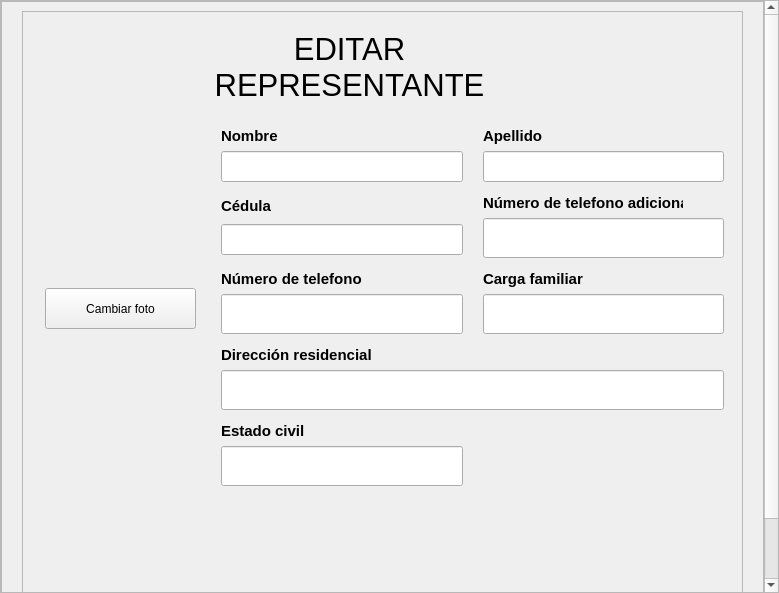
<?xml version="1.0" encoding="UTF-8"?>
<ui version="4.0">
 <class>VentanaEditarRepresentante</class>
 <widget class="QWidget" name="VentanaEditarRepresentante">
  <property name="windowModality">
   <enum>Qt::ApplicationModal</enum>
  </property>
  <property name="geometry">
   <rect>
    <x>0</x>
    <y>0</y>
    <width>779</width>
    <height>593</height>
   </rect>
  </property>
  <property name="minimumSize">
   <size>
    <width>752</width>
    <height>497</height>
   </size>
  </property>
  <property name="windowTitle">
   <string>Editar Representante</string>
  </property>
  <property name="styleSheet">
   <string notr="true"/>
  </property>
  <layout class="QVBoxLayout" name="verticalLayout">
   <property name="spacing">
    <number>0</number>
   </property>
   <property name="leftMargin">
    <number>0</number>
   </property>
   <property name="topMargin">
    <number>0</number>
   </property>
   <property name="rightMargin">
    <number>0</number>
   </property>
   <property name="bottomMargin">
    <number>0</number>
   </property>
   <item>
    <widget class="QScrollArea" name="scrollArea">
     <property name="widgetResizable">
      <bool>true</bool>
     </property>
     <widget class="QWidget" name="scrollAreaWidgetContents">
      <property name="geometry">
       <rect>
        <x>0</x>
        <y>-70</y>
        <width>760</width>
        <height>661</height>
       </rect>
      </property>
      <layout class="QVBoxLayout" name="verticalLayout_2">
       <property name="spacing">
        <number>0</number>
       </property>
       <property name="leftMargin">
        <number>0</number>
       </property>
       <property name="topMargin">
        <number>0</number>
       </property>
       <property name="rightMargin">
        <number>0</number>
       </property>
       <property name="bottomMargin">
        <number>0</number>
       </property>
       <item>
        <widget class="QFrame" name="espacio_principal">
         <property name="frameShape">
          <enum>QFrame::StyledPanel</enum>
         </property>
         <property name="frameShadow">
          <enum>QFrame::Raised</enum>
         </property>
         <property name="tipo" stdset="0">
          <string>espacio_principal</string>
         </property>
         <layout class="QHBoxLayout" name="horizontalLayout_4">
          <item>
           <spacer name="horizontalSpacer_3">
            <property name="orientation">
             <enum>Qt::Horizontal</enum>
            </property>
            <property name="sizeHint" stdset="0">
             <size>
              <width>83</width>
              <height>20</height>
             </size>
            </property>
           </spacer>
          </item>
          <item alignment="Qt::AlignTop">
           <widget class="QFrame" name="contenedor">
            <property name="minimumSize">
             <size>
              <width>721</width>
              <height>641</height>
             </size>
            </property>
            <property name="maximumSize">
             <size>
              <width>735</width>
              <height>641</height>
             </size>
            </property>
            <property name="frameShape">
             <enum>QFrame::StyledPanel</enum>
            </property>
            <property name="frameShadow">
             <enum>QFrame::Raised</enum>
            </property>
            <layout class="QVBoxLayout" name="verticalLayout_4">
             <property name="spacing">
              <number>0</number>
             </property>
             <item>
              <widget class="QFrame" name="frame">
               <property name="minimumSize">
                <size>
                 <width>701</width>
                 <height>91</height>
                </size>
               </property>
               <property name="maximumSize">
                <size>
                 <width>721</width>
                 <height>91</height>
                </size>
               </property>
               <property name="styleSheet">
                <string notr="true">QFrame{
	border-bottom-left-radius:0px;
	border-bottom-right-radius:0px
}</string>
               </property>
               <property name="frameShape">
                <enum>QFrame::StyledPanel</enum>
               </property>
               <property name="frameShadow">
                <enum>QFrame::Raised</enum>
               </property>
               <property name="tipo" stdset="0">
                <string>espacio_titulo_form</string>
               </property>
               <layout class="QHBoxLayout" name="horizontalLayout_3">
                <item>
                 <spacer name="horizontalSpacer">
                  <property name="orientation">
                   <enum>Qt::Horizontal</enum>
                  </property>
                  <property name="sizeHint" stdset="0">
                   <size>
                    <width>133</width>
                    <height>20</height>
                   </size>
                  </property>
                 </spacer>
                </item>
                <item>
                 <layout class="QHBoxLayout" name="horizontalLayout_2">
                  <item>
                   <widget class="QLabel" name="label">
                    <property name="minimumSize">
                     <size>
                      <width>351</width>
                      <height>71</height>
                     </size>
                    </property>
                    <property name="maximumSize">
                     <size>
                      <width>381</width>
                      <height>71</height>
                     </size>
                    </property>
                    <property name="styleSheet">
                     <string notr="true">QLabel{
	font-size:23pt;
}</string>
                    </property>
                    <property name="text">
                     <string>EDITAR REPRESENTANTE</string>
                    </property>
                    <property name="alignment">
                     <set>Qt::AlignCenter</set>
                    </property>
                    <property name="wordWrap">
                     <bool>true</bool>
                    </property>
                   </widget>
                  </item>
                  <item>
                   <widget class="QLabel" name="label_2">
                    <property name="minimumSize">
                     <size>
                      <width>61</width>
                      <height>61</height>
                     </size>
                    </property>
                    <property name="maximumSize">
                     <size>
                      <width>61</width>
                      <height>61</height>
                     </size>
                    </property>
                    <property name="text">
                     <string/>
                    </property>
                    <property name="pixmap">
                     <pixmap resource="../recursos_de_imagenes_tela_app.qrc">:/iconos/recursos_de_imagenes/iconos_de_interfaz/pencil-white.png</pixmap>
                    </property>
                    <property name="scaledContents">
                     <bool>true</bool>
                    </property>
                   </widget>
                  </item>
                 </layout>
                </item>
                <item>
                 <spacer name="horizontalSpacer_2">
                  <property name="orientation">
                   <enum>Qt::Horizontal</enum>
                  </property>
                  <property name="sizeHint" stdset="0">
                   <size>
                    <width>132</width>
                    <height>20</height>
                   </size>
                  </property>
                 </spacer>
                </item>
               </layout>
              </widget>
             </item>
             <item alignment="Qt::AlignTop">
              <widget class="QFrame" name="mostrar_datos_del_representante">
               <property name="minimumSize">
                <size>
                 <width>701</width>
                 <height>531</height>
                </size>
               </property>
               <property name="maximumSize">
                <size>
                 <width>721</width>
                 <height>531</height>
                </size>
               </property>
               <property name="styleSheet">
                <string notr="true">QFrame#mostrar_datos_del_representante{
	border-top-left-radius:0px;
	border-top-right-radius:0px
}</string>
               </property>
               <property name="tipo" stdset="0">
                <string>espacio_form</string>
               </property>
               <layout class="QGridLayout" name="gridLayout">
                <property name="horizontalSpacing">
                 <number>20</number>
                </property>
                <item row="0" column="0" rowspan="3">
                 <layout class="QVBoxLayout" name="verticalLayout_3">
                  <item>
                   <widget class="QLabel" name="label_foto_representante">
                    <property name="minimumSize">
                     <size>
                      <width>160</width>
                      <height>161</height>
                     </size>
                    </property>
                    <property name="maximumSize">
                     <size>
                      <width>160</width>
                      <height>161</height>
                     </size>
                    </property>
                    <property name="text">
                     <string/>
                    </property>
                    <property name="pixmap">
                     <pixmap resource="../recursos_de_imagenes_tela_app.qrc">:/iconos/recursos_de_imagenes/iconos_de_interfaz/padres.png</pixmap>
                    </property>
                    <property name="scaledContents">
                     <bool>true</bool>
                    </property>
                   </widget>
                  </item>
                  <item alignment="Qt::AlignHCenter">
                   <widget class="QPushButton" name="pushButton">
                    <property name="minimumSize">
                     <size>
                      <width>151</width>
                      <height>41</height>
                     </size>
                    </property>
                    <property name="maximumSize">
                     <size>
                      <width>151</width>
                      <height>41</height>
                     </size>
                    </property>
                    <property name="text">
                     <string>Cambiar foto</string>
                    </property>
                    <property name="iconSize">
                     <size>
                      <width>27</width>
                      <height>27</height>
                     </size>
                    </property>
                    <property name="tipo" stdset="0">
                     <string>boton_anadir</string>
                    </property>
                   </widget>
                  </item>
                 </layout>
                </item>
                <item row="0" column="1">
                 <layout class="QVBoxLayout" name="verticalLayout_14">
                  <item>
                   <widget class="QLabel" name="label_nombre">
                    <property name="sizePolicy">
                     <sizepolicy hsizetype="Preferred" vsizetype="Preferred">
                      <horstretch>0</horstretch>
                      <verstretch>0</verstretch>
                     </sizepolicy>
                    </property>
                    <property name="minimumSize">
                     <size>
                      <width>200</width>
                      <height>30</height>
                     </size>
                    </property>
                    <property name="maximumSize">
                     <size>
                      <width>200</width>
                      <height>30</height>
                     </size>
                    </property>
                    <property name="font">
                     <font>
                      <family>Segoe UI</family>
                      <pointsize>11</pointsize>
                      <weight>75</weight>
                      <italic>false</italic>
                      <bold>true</bold>
                     </font>
                    </property>
                    <property name="styleSheet">
                     <string notr="true"/>
                    </property>
                    <property name="text">
                     <string>Nombre</string>
                    </property>
                    <property name="scaledContents">
                     <bool>false</bool>
                    </property>
                    <property name="tipo" stdset="0">
                     <string>titulo_qlineedit</string>
                    </property>
                   </widget>
                  </item>
                  <item>
                   <widget class="QLineEdit" name="input_mostrar_nombre">
                    <property name="enabled">
                     <bool>true</bool>
                    </property>
                    <property name="font">
                     <font>
                      <family>Segoe UI</family>
                      <pointsize>14</pointsize>
                      <weight>50</weight>
                      <italic>false</italic>
                      <bold>false</bold>
                     </font>
                    </property>
                    <property name="styleSheet">
                     <string notr="true"/>
                    </property>
                    <property name="readOnly">
                     <bool>false</bool>
                    </property>
                   </widget>
                  </item>
                 </layout>
                </item>
                <item row="0" column="2">
                 <layout class="QVBoxLayout" name="verticalLayout_18">
                  <item>
                   <widget class="QLabel" name="label_apellido">
                    <property name="minimumSize">
                     <size>
                      <width>200</width>
                      <height>30</height>
                     </size>
                    </property>
                    <property name="maximumSize">
                     <size>
                      <width>200</width>
                      <height>30</height>
                     </size>
                    </property>
                    <property name="font">
                     <font>
                      <family>Segoe UI</family>
                      <pointsize>11</pointsize>
                      <weight>75</weight>
                      <italic>false</italic>
                      <bold>true</bold>
                     </font>
                    </property>
                    <property name="styleSheet">
                     <string notr="true"/>
                    </property>
                    <property name="text">
                     <string>Apellido</string>
                    </property>
                    <property name="scaledContents">
                     <bool>false</bool>
                    </property>
                    <property name="tipo" stdset="0">
                     <string>titulo_qlineedit</string>
                    </property>
                   </widget>
                  </item>
                  <item>
                   <widget class="QLineEdit" name="input_mostrar_apellido">
                    <property name="enabled">
                     <bool>true</bool>
                    </property>
                    <property name="font">
                     <font>
                      <family>Segoe UI</family>
                      <pointsize>14</pointsize>
                      <weight>50</weight>
                      <italic>false</italic>
                      <bold>false</bold>
                     </font>
                    </property>
                    <property name="styleSheet">
                     <string notr="true"/>
                    </property>
                    <property name="text">
                     <string/>
                    </property>
                    <property name="readOnly">
                     <bool>false</bool>
                    </property>
                   </widget>
                  </item>
                 </layout>
                </item>
                <item row="1" column="1">
                 <layout class="QVBoxLayout" name="verticalLayout_15">
                  <item>
                   <widget class="QLabel" name="label_numero_telefono_3">
                    <property name="sizePolicy">
                     <sizepolicy hsizetype="Preferred" vsizetype="Preferred">
                      <horstretch>0</horstretch>
                      <verstretch>0</verstretch>
                     </sizepolicy>
                    </property>
                    <property name="minimumSize">
                     <size>
                      <width>200</width>
                      <height>30</height>
                     </size>
                    </property>
                    <property name="maximumSize">
                     <size>
                      <width>200</width>
                      <height>30</height>
                     </size>
                    </property>
                    <property name="font">
                     <font>
                      <family>Segoe UI</family>
                      <pointsize>11</pointsize>
                      <weight>75</weight>
                      <italic>false</italic>
                      <bold>true</bold>
                     </font>
                    </property>
                    <property name="styleSheet">
                     <string notr="true"/>
                    </property>
                    <property name="text">
                     <string>Cédula</string>
                    </property>
                    <property name="scaledContents">
                     <bool>false</bool>
                    </property>
                    <property name="tipo" stdset="0">
                     <string>titulo_qlineedit</string>
                    </property>
                   </widget>
                  </item>
                  <item>
                   <widget class="QLineEdit" name="input_mostrar_cedula_representante">
                    <property name="enabled">
                     <bool>true</bool>
                    </property>
                    <property name="font">
                     <font>
                      <family>Segoe UI</family>
                      <pointsize>14</pointsize>
                      <weight>50</weight>
                      <italic>false</italic>
                      <bold>false</bold>
                     </font>
                    </property>
                    <property name="styleSheet">
                     <string notr="true"/>
                    </property>
                    <property name="readOnly">
                     <bool>false</bool>
                    </property>
                   </widget>
                  </item>
                 </layout>
                </item>
                <item row="1" column="2">
                 <layout class="QVBoxLayout" name="verticalLayout_37">
                  <item>
                   <widget class="QLabel" name="label_numero_telefono_adicional">
                    <property name="minimumSize">
                     <size>
                      <width>200</width>
                      <height>30</height>
                     </size>
                    </property>
                    <property name="maximumSize">
                     <size>
                      <width>200</width>
                      <height>30</height>
                     </size>
                    </property>
                    <property name="font">
                     <font>
                      <family>Segoe UI</family>
                      <pointsize>11</pointsize>
                      <weight>75</weight>
                      <italic>false</italic>
                      <bold>true</bold>
                     </font>
                    </property>
                    <property name="styleSheet">
                     <string notr="true"/>
                    </property>
                    <property name="text">
                     <string>Número de telefono adicional </string>
                    </property>
                    <property name="scaledContents">
                     <bool>false</bool>
                    </property>
                    <property name="tipo" stdset="0">
                     <string>titulo_qlineedit</string>
                    </property>
                   </widget>
                  </item>
                  <item>
                   <widget class="QLineEdit" name="input_mostrar_numero_telefono_adicional">
                    <property name="enabled">
                     <bool>true</bool>
                    </property>
                    <property name="minimumSize">
                     <size>
                      <width>0</width>
                      <height>40</height>
                     </size>
                    </property>
                    <property name="font">
                     <font>
                      <family>Segoe UI</family>
                      <pointsize>14</pointsize>
                      <weight>50</weight>
                      <italic>false</italic>
                      <bold>false</bold>
                     </font>
                    </property>
                    <property name="styleSheet">
                     <string notr="true"/>
                    </property>
                    <property name="readOnly">
                     <bool>false</bool>
                    </property>
                   </widget>
                  </item>
                 </layout>
                </item>
                <item row="2" column="1">
                 <layout class="QVBoxLayout" name="verticalLayout_19">
                  <item alignment="Qt::AlignLeft">
                   <widget class="QLabel" name="label_numero_telefono">
                    <property name="minimumSize">
                     <size>
                      <width>0</width>
                      <height>30</height>
                     </size>
                    </property>
                    <property name="font">
                     <font>
                      <family>Segoe UI</family>
                      <pointsize>11</pointsize>
                      <weight>75</weight>
                      <italic>false</italic>
                      <bold>true</bold>
                     </font>
                    </property>
                    <property name="styleSheet">
                     <string notr="true"/>
                    </property>
                    <property name="text">
                     <string>Número de telefono</string>
                    </property>
                    <property name="scaledContents">
                     <bool>false</bool>
                    </property>
                    <property name="tipo" stdset="0">
                     <string>titulo_qlineedit</string>
                    </property>
                   </widget>
                  </item>
                  <item>
                   <widget class="QLineEdit" name="input_mostrar_numero_telefono">
                    <property name="enabled">
                     <bool>true</bool>
                    </property>
                    <property name="minimumSize">
                     <size>
                      <width>0</width>
                      <height>40</height>
                     </size>
                    </property>
                    <property name="font">
                     <font>
                      <family>Segoe UI</family>
                      <pointsize>14</pointsize>
                      <weight>50</weight>
                      <italic>false</italic>
                      <bold>false</bold>
                     </font>
                    </property>
                    <property name="styleSheet">
                     <string notr="true"/>
                    </property>
                    <property name="readOnly">
                     <bool>false</bool>
                    </property>
                   </widget>
                  </item>
                 </layout>
                </item>
                <item row="2" column="2">
                 <layout class="QVBoxLayout" name="verticalLayout_20">
                  <item>
                   <widget class="QLabel" name="label_carga_familiar">
                    <property name="minimumSize">
                     <size>
                      <width>200</width>
                      <height>30</height>
                     </size>
                    </property>
                    <property name="maximumSize">
                     <size>
                      <width>200</width>
                      <height>30</height>
                     </size>
                    </property>
                    <property name="font">
                     <font>
                      <family>Segoe UI</family>
                      <pointsize>11</pointsize>
                      <weight>75</weight>
                      <italic>false</italic>
                      <bold>true</bold>
                     </font>
                    </property>
                    <property name="styleSheet">
                     <string notr="true"/>
                    </property>
                    <property name="text">
                     <string>Carga familiar</string>
                    </property>
                    <property name="scaledContents">
                     <bool>false</bool>
                    </property>
                    <property name="tipo" stdset="0">
                     <string>titulo_qlineedit</string>
                    </property>
                   </widget>
                  </item>
                  <item>
                   <widget class="QLineEdit" name="input_mostrar_carga_familiar">
                    <property name="enabled">
                     <bool>true</bool>
                    </property>
                    <property name="minimumSize">
                     <size>
                      <width>0</width>
                      <height>40</height>
                     </size>
                    </property>
                    <property name="font">
                     <font>
                      <family>Segoe UI</family>
                      <pointsize>14</pointsize>
                      <weight>50</weight>
                      <italic>false</italic>
                      <bold>false</bold>
                     </font>
                    </property>
                    <property name="styleSheet">
                     <string notr="true"/>
                    </property>
                    <property name="readOnly">
                     <bool>false</bool>
                    </property>
                   </widget>
                  </item>
                 </layout>
                </item>
                <item row="3" column="1" colspan="2">
                 <layout class="QVBoxLayout" name="verticalLayout_17">
                  <item>
                   <widget class="QLabel" name="label_direccion_residencial">
                    <property name="minimumSize">
                     <size>
                      <width>200</width>
                      <height>30</height>
                     </size>
                    </property>
                    <property name="maximumSize">
                     <size>
                      <width>200</width>
                      <height>30</height>
                     </size>
                    </property>
                    <property name="font">
                     <font>
                      <family>Segoe UI</family>
                      <pointsize>11</pointsize>
                      <weight>75</weight>
                      <italic>false</italic>
                      <bold>true</bold>
                     </font>
                    </property>
                    <property name="styleSheet">
                     <string notr="true"/>
                    </property>
                    <property name="text">
                     <string>Dirección residencial</string>
                    </property>
                    <property name="scaledContents">
                     <bool>false</bool>
                    </property>
                    <property name="tipo" stdset="0">
                     <string>titulo_qlineedit</string>
                    </property>
                   </widget>
                  </item>
                  <item>
                   <widget class="QLineEdit" name="input_mostrar_direccion_residencial">
                    <property name="enabled">
                     <bool>true</bool>
                    </property>
                    <property name="minimumSize">
                     <size>
                      <width>0</width>
                      <height>40</height>
                     </size>
                    </property>
                    <property name="font">
                     <font>
                      <family>Segoe UI</family>
                      <pointsize>14</pointsize>
                      <weight>50</weight>
                      <italic>false</italic>
                      <bold>false</bold>
                     </font>
                    </property>
                    <property name="styleSheet">
                     <string notr="true"/>
                    </property>
                    <property name="readOnly">
                     <bool>false</bool>
                    </property>
                   </widget>
                  </item>
                 </layout>
                </item>
                <item row="4" column="1">
                 <layout class="QVBoxLayout" name="verticalLayout_21">
                  <item>
                   <widget class="QLabel" name="label_estado_civil">
                    <property name="minimumSize">
                     <size>
                      <width>200</width>
                      <height>30</height>
                     </size>
                    </property>
                    <property name="maximumSize">
                     <size>
                      <width>200</width>
                      <height>30</height>
                     </size>
                    </property>
                    <property name="font">
                     <font>
                      <family>Segoe UI</family>
                      <pointsize>11</pointsize>
                      <weight>75</weight>
                      <italic>false</italic>
                      <bold>true</bold>
                     </font>
                    </property>
                    <property name="styleSheet">
                     <string notr="true"/>
                    </property>
                    <property name="text">
                     <string>Estado civil</string>
                    </property>
                    <property name="scaledContents">
                     <bool>false</bool>
                    </property>
                    <property name="tipo" stdset="0">
                     <string>titulo_qlineedit</string>
                    </property>
                   </widget>
                  </item>
                  <item alignment="Qt::AlignTop">
                   <widget class="QLineEdit" name="input_mostrar_estado_civil">
                    <property name="enabled">
                     <bool>true</bool>
                    </property>
                    <property name="minimumSize">
                     <size>
                      <width>0</width>
                      <height>40</height>
                     </size>
                    </property>
                    <property name="font">
                     <font>
                      <family>Segoe UI</family>
                      <pointsize>14</pointsize>
                      <weight>50</weight>
                      <italic>false</italic>
                      <bold>false</bold>
                     </font>
                    </property>
                    <property name="styleSheet">
                     <string notr="true"/>
                    </property>
                    <property name="readOnly">
                     <bool>false</bool>
                    </property>
                   </widget>
                  </item>
                 </layout>
                </item>
                <item row="5" column="2">
                 <layout class="QHBoxLayout" name="horizontalLayout">
                  <item>
                   <widget class="QPushButton" name="pushButton_3">
                    <property name="minimumSize">
                     <size>
                      <width>111</width>
                      <height>41</height>
                     </size>
                    </property>
                    <property name="maximumSize">
                     <size>
                      <width>111</width>
                      <height>41</height>
                     </size>
                    </property>
                    <property name="cursor">
                     <cursorShape>PointingHandCursor</cursorShape>
                    </property>
                    <property name="text">
                     <string>Cancelar</string>
                    </property>
                    <property name="iconSize">
                     <size>
                      <width>27</width>
                      <height>27</height>
                     </size>
                    </property>
                    <property name="tipo" stdset="0">
                     <string>boton_cancelar</string>
                    </property>
                   </widget>
                  </item>
                  <item>
                   <widget class="QPushButton" name="pushButton_2">
                    <property name="minimumSize">
                     <size>
                      <width>101</width>
                      <height>41</height>
                     </size>
                    </property>
                    <property name="maximumSize">
                     <size>
                      <width>101</width>
                      <height>41</height>
                     </size>
                    </property>
                    <property name="cursor">
                     <cursorShape>PointingHandCursor</cursorShape>
                    </property>
                    <property name="text">
                     <string>Editar</string>
                    </property>
                    <property name="iconSize">
                     <size>
                      <width>27</width>
                      <height>27</height>
                     </size>
                    </property>
                    <property name="tipo" stdset="0">
                     <string>boton_editar</string>
                    </property>
                   </widget>
                  </item>
                 </layout>
                </item>
               </layout>
              </widget>
             </item>
            </layout>
           </widget>
          </item>
          <item>
           <spacer name="horizontalSpacer_4">
            <property name="orientation">
             <enum>Qt::Horizontal</enum>
            </property>
            <property name="sizeHint" stdset="0">
             <size>
              <width>82</width>
              <height>20</height>
             </size>
            </property>
           </spacer>
          </item>
         </layout>
        </widget>
       </item>
      </layout>
     </widget>
    </widget>
   </item>
  </layout>
 </widget>
 <resources>
  <include location="../recursos_de_imagenes_tela_app.qrc"/>
 </resources>
 <connections/>
</ui>
